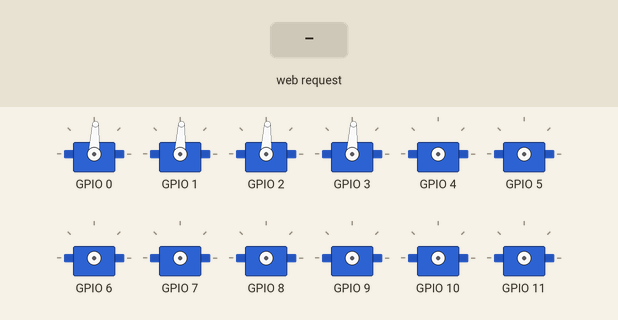
Bench run of a sketch on a simulated ESP32. Parts: 12 × servo. Wiring (inferred from the names in the program): PCA9685 PWM driver at I2C address 0x40. The test bench sets the inputs (shaded band). Servo pulses on a pin are drawn as a servo (544–2400 µs = 0–180°).

Above: at 2.2 s.
2.3 s: HTTP request GET /demo received
At 8.2 s:
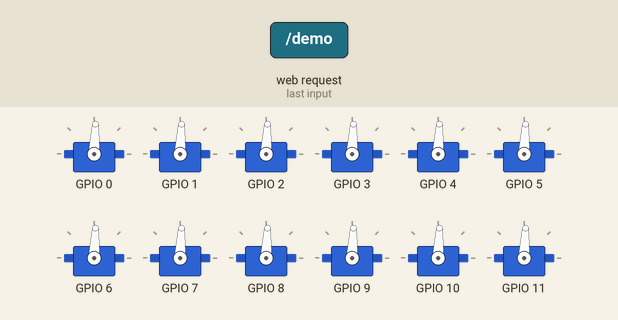
8.3 s: HTTP request GET /servo received
At 10.6 s:
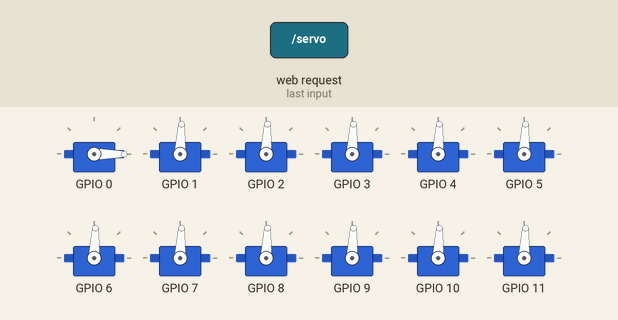
11.3 s: HTTP request GET /servo?channel=1 received
At 12.5 s:
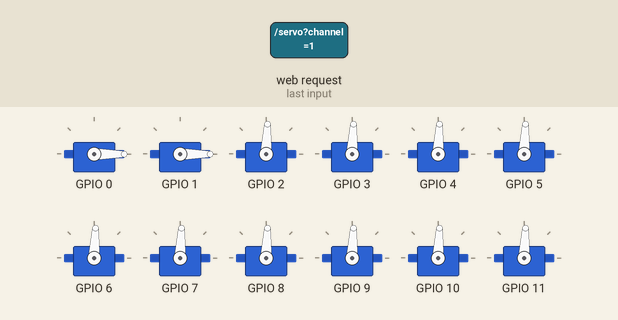
12.8 s: HTTP request GET /servo?angle=120 received
At 13.9 s:
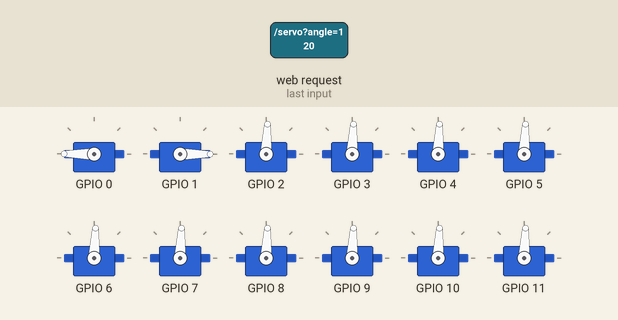
14.3 s: HTTP request GET /demo?channel=1 received
At 14.78 s:
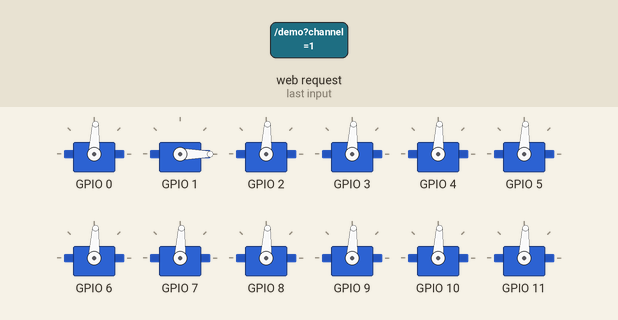
20.3 s: HTTP request GET /demo?channel=0 received
At 22.4 s:
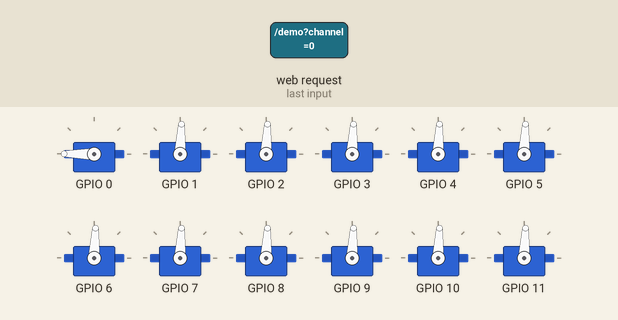
Timing chart, 0 to 24.3 s (numbered marks = the images above; inputs shaded):
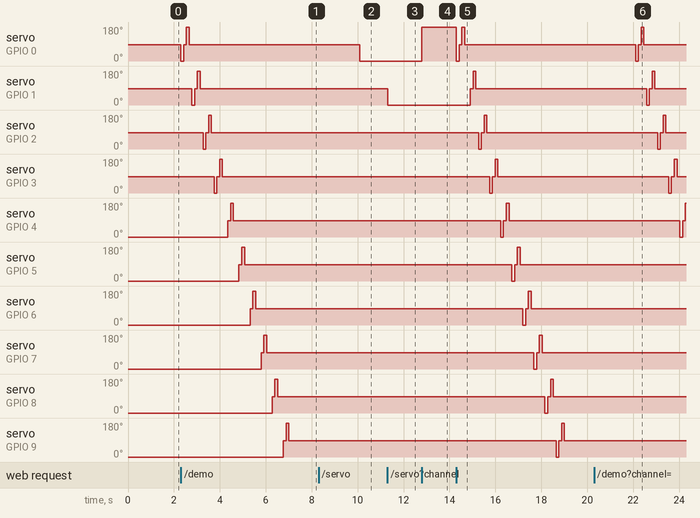

The sketch:

servo_arm_controller.ino
```cpp
#include <WiFi.h>
#include <WebServer.h>
#include <Wire.h>

const char* AP_SSID = "Nano32-Servo-Arm";
const char* AP_PASSWORD = "12345678";

// Nano32 / ESP32 common I2C pins.
const uint8_t I2C_SDA_PIN = 21;
const uint8_t I2C_SCL_PIN = 22;

const uint8_t SERVO_COUNT = 4;
const uint8_t SERVO_CHANNELS[SERVO_COUNT] = {0, 1, 2, 3};
const uint8_t MIN_ANGLE = 0;
const uint8_t MAX_ANGLE = 90;
const uint16_t SERVO_FREQ = 50;
const uint16_t SERVO_MIN_US = 500;
const uint16_t SERVO_MAX_US = 2400;

const uint8_t MODE1 = 0x00;
const uint8_t MODE2 = 0x01;
const uint8_t PRESCALE = 0xFE;
const uint8_t LED0_ON_L = 0x06;

WebServer server(80);

uint8_t servoAngles[SERVO_COUNT] = {45, 45, 45, 45};
uint8_t pcaAddress = 0;

bool i2cWrite8(uint8_t address, uint8_t reg, uint8_t value) {
  Wire.beginTransmission(address);
  Wire.write(reg);
  Wire.write(value);
  return Wire.endTransmission() == 0;
}

uint8_t i2cRead8(uint8_t address, uint8_t reg) {
  Wire.beginTransmission(address);
  Wire.write(reg);
  if (Wire.endTransmission(false) != 0) {
    return 0;
  }
  Wire.requestFrom((int)address, 1);
  return Wire.available() ? Wire.read() : 0;
}

bool i2cDevicePresent(uint8_t address) {
  Wire.beginTransmission(address);
  return Wire.endTransmission() == 0;
}

uint8_t findPca9685Address() {
  for (uint8_t address = 0x40; address <= 0x7F; address++) {
    if (i2cDevicePresent(address)) {
      return address;
    }
  }
  return 0;
}

void setPwmFrequency(uint8_t address, uint16_t frequency) {
  // OUTDRV=1 gives totem-pole outputs, which is the normal servo signal mode.
  i2cWrite8(address, MODE2, 0x04);

  float prescaleValue = 25000000.0;
  prescaleValue /= 4096.0;
  prescaleValue /= frequency;
  prescaleValue -= 1.0;
  uint8_t prescale = (uint8_t)(prescaleValue + 0.5);

  uint8_t oldMode = i2cRead8(address, MODE1);
  uint8_t sleepMode = (oldMode & 0x7F) | 0x10;
  i2cWrite8(address, MODE1, sleepMode);
  i2cWrite8(address, PRESCALE, prescale);
  i2cWrite8(address, MODE1, oldMode);
  delay(5);
  i2cWrite8(address, MODE1, oldMode | 0xA1);
}

void setPwm(uint8_t address, uint8_t channel, uint16_t on, uint16_t off) {
  uint8_t reg = LED0_ON_L + 4 * channel;
  Wire.beginTransmission(address);
  Wire.write(reg);
  Wire.write(on & 0xFF);
  Wire.write(on >> 8);
  Wire.write(off & 0xFF);
  Wire.write(off >> 8);
  Wire.endTransmission();
}

uint16_t microsecondsToTicks(uint16_t us) {
  const uint32_t periodUs = 1000000UL / SERVO_FREQ;
  return (uint16_t)((uint32_t)us * 4096UL / periodUs);
}

uint8_t clampAngle(int angle) {
  if (angle < MIN_ANGLE) {
    return MIN_ANGLE;
  }
  if (angle > MAX_ANGLE) {
    return MAX_ANGLE;
  }
  return (uint8_t)angle;
}

bool refreshPca() {
  if (pcaAddress != 0 && i2cDevicePresent(pcaAddress)) {
    return true;
  }

  pcaAddress = findPca9685Address();
  if (pcaAddress == 0) {
    return false;
  }

  setPwmFrequency(pcaAddress, SERVO_FREQ);
  return true;
}

bool writeServo(uint8_t index, int angle) {
  if (index >= SERVO_COUNT || !refreshPca()) {
    return false;
  }

  uint8_t safeAngle = clampAngle(angle);
  uint16_t pulseUs = map(safeAngle, MIN_ANGLE, MAX_ANGLE, SERVO_MIN_US, SERVO_MAX_US);
  setPwm(pcaAddress, SERVO_CHANNELS[index], 0, microsecondsToTicks(pulseUs));
  servoAngles[index] = safeAngle;
  return true;
}

void writeAllServos(uint8_t angle) {
  for (uint8_t i = 0; i < SERVO_COUNT; i++) {
    writeServo(i, angle);
    delay(20);
  }
}

String addressText() {
  if (pcaAddress == 0) {
    return "not found";
  }
  char buffer[8];
  snprintf(buffer, sizeof(buffer), "0x%02X", pcaAddress);
  return String(buffer);
}

String statusJson() {
  refreshPca();
  String json = "{\"pcaFound\":";
  json += pcaAddress == 0 ? "false" : "true";
  json += ",\"pcaAddress\":\"";
  json += addressText();
  json += "\",\"ip\":\"";
  json += WiFi.softAPIP().toString();
  json += "\",\"angles\":[";
  for (uint8_t i = 0; i < SERVO_COUNT; i++) {
    if (i > 0) {
      json += ",";
    }
    json += servoAngles[i];
  }
  json += "]}";
  return json;
}

void sendJson(int code, const String& body) {
  server.sendHeader("Access-Control-Allow-Origin", "*");
  server.send(code, "application/json", body);
}

void handleRoot() {
  server.send(200, "text/html", R"HTML(
<!doctype html>
<html>
<head>
  <meta name="viewport" content="width=device-width,initial-scale=1">
  <title>Nano32 Servo Arm</title>
  <style>
    body{font-family:Arial,sans-serif;margin:0;background:#f5f7fb;color:#1e293b}
    main{max-width:760px;margin:auto;padding:24px}
    header{display:flex;justify-content:space-between;gap:12px;align-items:center;flex-wrap:wrap}
    h1{margin:0;font-size:32px}.status{margin:8px 0 20px;color:#475569}
    button{border:0;border-radius:8px;background:#0f766e;color:white;font-weight:700;padding:12px 16px}
    .row{background:white;border:1px solid #dbe3ef;border-radius:8px;padding:16px;margin:12px 0}
    .top{display:flex;justify-content:space-between;font-weight:700;margin-bottom:12px}
    input{width:100%;accent-color:#0f766e}
  </style>
</head>
<body>
<main>
  <header>
    <div>
      <h1>Nano32 Servo Arm</h1>
      <div id="status" class="status">Loading...</div>
    </div>
    <button onclick="demo()">Test Move</button>
  </header>
  <div id="controls"></div>
</main>
<script>
const controls = document.querySelector("#controls");
const statusEl = document.querySelector("#status");
const values = [45,45,45,45];

function draw() {
  controls.innerHTML = "";
  values.forEach((value, channel) => {
    const row = document.createElement("div");
    row.className = "row";
    row.innerHTML = `<div class="top"><span>Channel ${channel}</span><span id="v${channel}">${value}°</span></div><input type="range" min="0" max="90" value="${value}">`;
    const input = row.querySelector("input");
    input.addEventListener("input", () => {
      values[channel] = Number(input.value);
      document.querySelector(`#v${channel}`).textContent = `${values[channel]}°`;
      fetch(`/servo?channel=${channel}&angle=${values[channel]}`);
    });
    controls.appendChild(row);
  });
}

async function loadStatus() {
  const res = await fetch("/status");
  const data = await res.json();
  data.angles.forEach((angle, index) => values[index] = angle);
  statusEl.textContent = `PCA9685: ${data.pcaFound ? data.pcaAddress : "NOT FOUND"} | IP: ${data.ip}`;
  draw();
}

async function demo() {
  statusEl.textContent = "Sending test move...";
  await fetch("/demo");
  await loadStatus();
}

draw();
loadStatus();
</script>
</body>
</html>
)HTML");
}

void handleStatus() {
  sendJson(200, statusJson());
}

void handleServo() {
  int channel = server.arg("channel").toInt();
  int angle = server.arg("angle").toInt();
  bool ok = writeServo((uint8_t)channel, angle);
  sendJson(ok ? 200 : 500, statusJson());
}

void handleDemo() {
  for (uint8_t channel = 0; channel < 16; channel++) {
    if (refreshPca()) {
      uint16_t lowPulse = microsecondsToTicks(SERVO_MIN_US);
      uint16_t midPulse = microsecondsToTicks((SERVO_MIN_US + SERVO_MAX_US) / 2);
      uint16_t highPulse = microsecondsToTicks(SERVO_MAX_US);
      setPwm(pcaAddress, channel, 0, lowPulse);
      delay(120);
      setPwm(pcaAddress, channel, 0, midPulse);
      delay(120);
      setPwm(pcaAddress, channel, 0, highPulse);
      delay(120);
      setPwm(pcaAddress, channel, 0, midPulse);
      delay(120);
    }
  }
  writeAllServos(45);
  sendJson(pcaAddress == 0 ? 500 : 200, statusJson());
}

void setup() {
  Serial.begin(115200);
  delay(1000);

  Wire.begin(I2C_SDA_PIN, I2C_SCL_PIN);
  refreshPca();

  WiFi.mode(WIFI_AP);
  WiFi.softAP(AP_SSID, AP_PASSWORD);

  server.on("/", handleRoot);
  server.on("/status", handleStatus);
  server.on("/servo", handleServo);
  server.on("/demo", handleDemo);
  server.begin();

  writeAllServos(45);
}

void loop() {
  server.handleClient();
}
```

Measured:
- after the input at 2.3 s, servo on GPIO 0: 87° → 0° at once, → 87° 0.12 s later, → 180° 0.12 s later, → 87° 0.12 s later; servo on GPIO 1: 87° → 0° after 0.48 s, → 87° 0.12 s later, → 180° 0.12 s later, → 87° 0.12 s later
- after the input at 8.3 s, servo on GPIO 0: 87° → 0° after 1.8 s
- after the input at 11.3 s, servo on GPIO 1: 87° → 0° at once
- after the input at 12.8 s, servo on GPIO 0: 0° → 180° at once
- after the input at 14.3 s, servo on GPIO 0: 180° → 0° at once, → 87° 0.12 s later, → 180° 0.12 s later, → 87° 0.12 s later; servo on GPIO 1: 0° → 87° after 0.60 s, → 180° 0.12 s later, → 87° 0.12 s later
- after the input at 20.3 s, servo on GPIO 0: 87° → 0° after 1.8 s, → 87° 0.12 s later, → 180° 0.12 s later, → 87° 0.12 s later; servo on GPIO 1: 87° → 0° after 2.3 s, → 87° 0.12 s later, → 180° 0.12 s later, → 87° 0.12 s later
